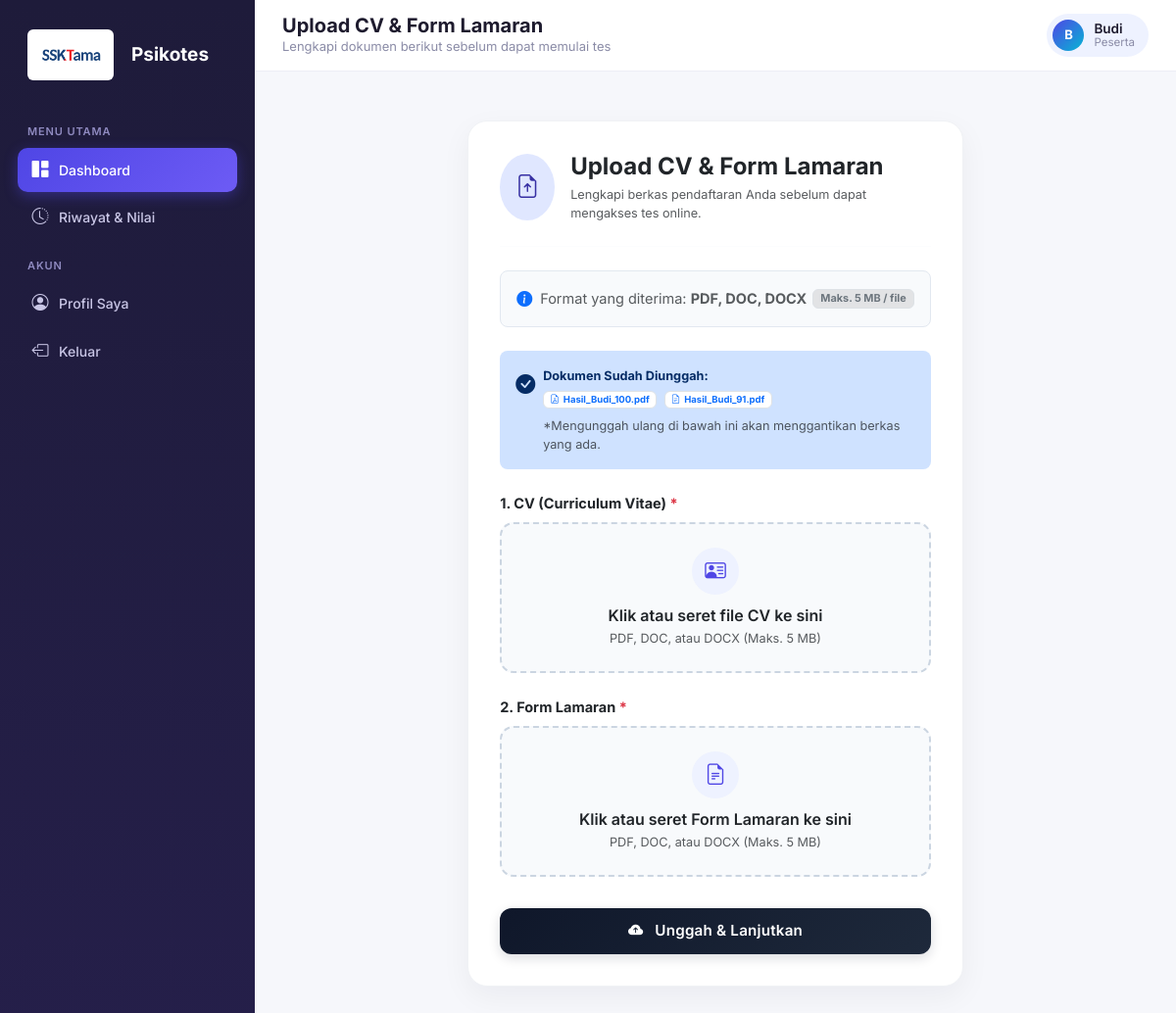
The page /peserta/upload_lamaran.php (signed in) on the database its author committed.
### tables this page shows
CREATE TABLE `users` (
  `id` int NOT NULL,
  `nama` varchar(150) NOT NULL,
  `jabatan_dilamar` varchar(150) DEFAULT NULL,
  `tanggal_lahir` date DEFAULT NULL,
  `batas_waktu_menit` int DEFAULT NULL,
  `aktif_mulai` datetime DEFAULT NULL,
  `aktif_sampai` datetime DEFAULT NULL,
  `email` varchar(150) NOT NULL,
  `password` varchar(255) NOT NULL,
  `reset_token` varchar(64) DEFAULT NULL,
  `reset_expires` datetime DEFAULT NULL,
  `role` enum('admin','peserta') NOT NULL DEFAULT 'peserta',
  `foto` varchar(255) DEFAULT NULL,
  `status` enum('aktif','nonaktif','gugur') NOT NULL DEFAULT 'aktif',
  `created_at` timestamp NULL DEFAULT CURRENT_TIMESTAMP
);

CREATE TABLE `lamaran` (
  `id` int NOT NULL,
  `user_id` int NOT NULL,
  `cv_filename` varchar(255) NOT NULL,
  `cv_path` varchar(255) NOT NULL,
  `lamaran_filename` varchar(255) NOT NULL,
  `lamaran_path` varchar(255) NOT NULL,
  `uploaded_at` datetime NOT NULL,
  `updated_at` datetime DEFAULT NULL
);

### includes/functions.php (called while the page is built, shortened)
<?php
require_once __DIR__ . '/../config/database.php';
function isLoggedIn(): bool {
    return isset($_SESSION['user_id']);
}
function currentUser(): ?array {
    static $user = null;
    if ($user === null) {
        $stmt = getDB()->prepare("SELECT * FROM users WHERE id = ?");
        $stmt->execute([$_SESSION['user_id']]);
        $user = $stmt->fetch();
    }
    return $user;
}
function requireRole(string $role): void {
    if ($role === 'peserta') {
        $user = currentUser();
    }
}
function e(?string $str): string {
    return htmlspecialchars($str ?? '', ENT_QUOTES, 'UTF-8');
}

### config/database.php (called while the page is built, shortened)
<?php
function getDB() {
    static $pdo = null;
    if ($pdo === null) {
        try {
            $pdo = new PDO(
                "mysql:host=" . DB_HOST . ";dbname=" . DB_NAME . ";charset=utf8mb4",
                DB_USER,
                DB_PASS,
                [
                    PDO::ATTR_ERRMODE            => PDO::ERRMODE_EXCEPTION,
                    PDO::ATTR_DEFAULT_FETCH_MODE => PDO::FETCH_ASSOC,
                    PDO::ATTR_EMULATE_PREPARES   => false,
                ]
            );
        } catch (PDOException $e) {
            die('Koneksi database gagal: ' . $e->getMessage());
        }
    }
    return $pdo;
}

### peserta/upload_lamaran.php (the view, shortened to what this page needs)
<?php
require_once __DIR__ . '/../includes/functions.php';
requireRole('peserta');
$db = getDB();
$userId =$_SESSION['user_id'];
$stmt =$db->prepare("SELECT * FROM lamaran WHERE user_id = ?");
$stmt->execute([$userId]);
$existing =$stmt->fetch();
$pageTitle  = 'Upload CV & Form Lamaran';
$pageDesc   = 'Lengkapi dokumen berikut sebelum dapat memulai tes';$activeMenu = 'dashboard';
include __DIR__ . '/../includes/layout_top.php';
?>
<div class="row justify-content-center my-4">
    <div class="col-lg-8 col-xl-7">
        <div class="upload-card">
            <div class="d-flex align-items-center mb-3">
                <div class="flex-shrink-0 me-3">
                    <span class="badge-soft-indigo d-inline-flex align-items-center justify-content-center fs-4 p-3 rounded-circle">
                        <i class="bi bi-file-earmark-arrow-up"></i>
                    </span>
                </div>
                <div>
                    <h4 class="fw-bold text-dark mb-1">Upload CV &amp; Form Lamaran</h4>
                    <p class="text-muted mb-0 small">Lengkapi berkas pendaftaran Anda sebelum dapat mengakses tes online.</p>
                </div>
            </div>
            <hr class="my-4" style="border-color: #f1f5f9;">
            <div class="d-flex align-items-center justify-content-between p-3 mb-4 rounded-3" style="background:#f8fafc; border: 1px solid #e2e8f0;">
                <div class="d-flex align-items-center text-muted fs-7">
                    <i class="bi bi-info-circle-fill text-primary me-2 fs-6"></i>
                    <span>Format yang diterima: <strong>PDF, DOC, DOCX</strong></span>
                </div>
                <span class="badge bg-secondary-subtle text-secondary border fs-8">Maks. 5 MB / file</span>
            </div>
            <?php if ($existing): ?>
                <div class="alert alert-primary bg-primary-subtle text-primary-emphasis border-0 rounded-3 mb-4 p-3">
                    <div class="d-flex align-items-start">
                        <i class="bi bi-check-circle-fill fs-5 me-2 mt-1"></i>
                        <div class="small">
                            <strong>Dokumen Sudah Diunggah:</strong>
                            <div class="mt-1">
                                <span class="badge bg-white text-primary border me-1"><i class="bi bi-file-earmark-pdf me-1"></i><?= e($existing['cv_filename']) ?></span>
                                <span class="badge bg-white text-primary border"><i class="bi bi-file-earmark-text me-1"></i><?= e($existing['lamaran_filename']) ?></span>
                            </div>
                            <span class="text-muted d-block mt-2 fs-8">*Mengunggah ulang di bawah ini akan menggantikan berkas yang ada.</span>
                        </div>
                    </div>
                </div>
            <?php endif; ?>
            <form method="post" enctype="multipart/form-data">
                <div class="mb-4">
                    <label class="form-label fw-bold text-dark fs-7 mb-2">
                        1. CV (Curriculum Vitae) <span class="text-danger">*</span>
                    </label>
                    <div class="dropzone-box" id="dropzone-cv">
                        <div class="dropzone-icon">
                            <i class="bi bi-person-vcard"></i>
                        </div>
                        <h6 class="fw-semibold text-dark mb-1 fs-7">Klik atau seret file CV ke sini</h6>
                        <p class="text-muted small mb-0 fs-8">PDF, DOC, atau DOCX (Maks. 5 MB)</p>
                    </div>
                </div>
                <div class="mb-4">
                    <label class="form-label fw-bold text-dark fs-7 mb-2">
                        2. Form Lamaran <span class="text-danger">*</span>
                    </label>
                    <div class="dropzone-box" id="dropzone-lamaran">
                        <div class="dropzone-icon">
                            <i class="bi bi-file-earmark-text"></i>
                        </div>
                        <h6 class="fw-semibold text-dark mb-1 fs-7">Klik atau seret Form Lamaran ke sini</h6>
                        <p class="text-muted small mb-0 fs-8">PDF, DOC, atau DOCX (Maks. 5 MB)</p>
                    </div>
                </div>
                <button type="submit" class="btn btn-submit-modern w-100 mt-2">
                    <i class="bi bi-cloud-arrow-up-fill me-2"></i> Unggah &amp; Lanjutkan
                </button>
            </form>
        </div>
    </div>
</div>
<?php include __DIR__ . '/../includes/layout_bottom.php'; ?>

### includes/layout_top.php (shortened to what this page needs)
<?php
$user = currentUser();
$role = $_SESSION['role'];
$rootPrefix = '../';
?>
<!DOCTYPE html>
<html lang="id">
<head>
<link rel="stylesheet" href="https://cdn.jsdelivr.net/npm/bootstrap@5.3.3/dist/css/bootstrap.min.css">
<link rel="stylesheet" href="https://cdn.jsdelivr.net/npm/bootstrap-icons@1.11.3/font/bootstrap-icons.css">
<link rel="stylesheet" href="<?= $rootPrefix ?>assets/css/style.css">
</head>
<body>
<div class="app-shell">
    <aside class="sidebar" id="sidebar">
        <div class="sidebar-brand">
    <img src="../assets/Logo SSKtama Fiks Revisi (1).png" alt="Logo Psikotes" style="height: 52px; width: auto; vertical-align: middle; margin-right: 8px; background: #ffffff; padding: 4px 8px; border-radius: 6px;">
    Psikotes<span style="color:#a6a0f7;"></span>
</div>
        <?php if ($role === 'admin'): ?>
            <div class="nav-section-title">Menu Utama</div>
            <a href="<?= $rootPrefix ?>admin/dashboard.php" class="nav-link <?= ($activeMenu ?? '') === 'dashboard' ? 'active' : '' ?>">
                <i class="bi bi-grid-1x2-fill"></i> Dashboard
            </a>
            <a href="<?= $rootPrefix ?>admin/peserta.php" class="nav-link <?= ($activeMenu ?? '') === 'peserta' ? 'active' : '' ?>">
                <i class="bi bi-people-fill"></i> Peserta &amp; Aktivitas
            </a>
            <a href="<?= $rootPrefix ?>admin/riwayat_akses.php" class="nav-link <?= ($activeMenu ?? '') === 'riwayat_akses' ? 'active' : '' ?>">
                <i class="bi bi-door-open-fill"></i> Riwayat Akses
            </a>
            <a href="<?= $rootPrefix ?>admin/kelola_admin.php" class="nav-link <?= ($activeMenu ?? '') === 'kelola_admin' ? 'active' : '' ?>">
                <i class="bi bi-shield-lock-fill"></i> Kelola Admin
            </a>
            <a href="<?= $rootPrefix ?>admin/tes.php" class="nav-link <?= ($activeMenu ?? '') === 'tes' ? 'active' : '' ?>">
                <i class="bi bi-journal-text"></i> Kelola Tes
            </a>
            <a href="<?= $rootPrefix ?>admin/hasil.php" class="nav-link <?= ($activeMenu ?? '') === 'hasil' ? 'active' : '' ?>">
                <i class="bi bi-bar-chart-fill"></i> Hasil &amp; Nilai
            </a>
            <a href="<?= $rootPrefix ?>admin/lamaran.php" class="nav-link <?= ($activeMenu ?? '') === 'lamaran' ? 'active' : '' ?>">
                <i class="bi bi-file-earmark-person-fill"></i> CV &amp; Lamaran
            </a>
            <div class="nav-section-title">Akun</div>
            <a href="<?= $rootPrefix ?>admin/profil.php" class="nav-link <?= ($activeMenu ?? '') === 'profil' ? 'active' : '' ?>">
                <i class="bi bi-person-circle"></i> Profil Saya
            </a>
            <a href="#" onclick="confirmLogout(event, '<?= $rootPrefix ?>logout.php')" class="nav-link">
                <i class="bi bi-box-arrow-left"></i> Keluar
            </a>
        <?php else: ?>
            <div class="nav-section-title">Menu Utama</div>
            <a href="<?= $rootPrefix ?>peserta/dashboard.php" class="nav-link <?= ($activeMenu ?? '') === 'dashboard' ? 'active' : '' ?>">
                <i class="bi bi-grid-1x2-fill"></i> Dashboard
            </a>
            <a href="<?= $rootPrefix ?>peserta/riwayat.php" class="nav-link <?= ($activeMenu ?? '') === 'riwayat' ? 'active' : '' ?>">
                <i class="bi bi-clock-history"></i> Riwayat &amp; Nilai
            </a>
            <div class="nav-section-title">Akun</div>
            <a href="<?= $rootPrefix ?>peserta/profil.php" class="nav-link <?= ($activeMenu ?? '') === 'profil' ? 'active' : '' ?>">
    <i class="bi bi-person-circle"></i> Profil Saya
</a>
            <a href="#" onclick="confirmLogout(event, '<?= $rootPrefix ?>logout.php')" class="nav-link">
    <i class="bi bi-box-arrow-left"></i> Keluar
</a>
        <?php endif; ?>
    </aside>
    <div class="main-content">
        <div class="topbar">
            <div class="d-flex align-items-center gap-2">
                <div>
                    <h5><?= e($pageTitle ?? '') ?></h5>
                    <?php if (!empty($pageDesc)): ?><div class="page-desc"><?= e($pageDesc) ?></div><?php endif; ?>
                </div>
            </div>
            <div class="user-chip">
                <div class="avatar"><?= e(strtoupper(substr($user['nama'], 0, 1))) ?></div>
                <div style="line-height:1.2;">
                    <div style="font-weight:600; font-size:13.5px;"><?= e($user['nama']) ?></div>
                    <div style="font-size:11.5px; color:var(--muted); text-transform:capitalize;"><?= e($role) ?></div>
                </div>
            </div>
        </div>
        <div class="content-wrap">

### assets/css/style.css (style rules this page uses)
:root { --brand: #4f46e5; --brand-dark: #4338ca; --brand-light: #eef2ff; --accent: #06b6d4; --success: #10b981; --warning: #f59e0b; --danger: #ef4444; --bg: #f6f7fb; --card: #ffffff; --text: #1e1b2e; --muted: #8b8ca7; --border: #edeef5; --radius: 16px; }
* { box-sizing: border-box; }
body { background: var(--bg); font-family: "Inter", -apple-system, BlinkMacSystemFont, "Segoe UI", sans-serif; color: var(--text); font-size: 14.5px; }
a { text-decoration: none; }
.app-shell { display: flex; min-height: 100vh; }
.sidebar { width: 260px; flex-shrink: 0; background: linear-gradient(180deg, #1e1b3a 0%, #251f4a 100%); color: #fff; padding: 24px 18px; position: fixed; top: 0; bottom: 0; left: 0; overflow-y: auto; }
.sidebar-brand { display: flex; align-items: center; gap: 10px; padding: 6px 10px 26px 10px; font-weight: 700; font-size: 19px; color: #fff; }
.nav-section-title { text-transform: uppercase; font-size: 11px; letter-spacing: 0.08em; color: #8f8ac0; margin: 18px 10px 8px; font-weight: 600; }
.sidebar .nav-link { color: #c9c6e6; padding: 10px 14px; border-radius: 10px; display: flex; align-items: center; gap: 10px; font-weight: 500; margin-bottom: 3px; font-size: 14px; transition: all 0.15s ease; }
.sidebar .nav-link.active { background: linear-gradient(135deg, var(--brand), #6d5bf5); color: #fff; box-shadow: 0 4px 14px rgba(79, 70, 229, 0.4); }
.sidebar .nav-link i { font-size: 17px; width: 18px; text-align: center; }
.main-content { margin-left: 260px; flex: 1; min-width: 0; }
.topbar { background: var(--card); padding: 14px 28px; display: flex; align-items: center; justify-content: space-between; border-bottom: 1px solid var(--border); position: sticky; top: 0; z-index: 20; }
.topbar h5 { margin: 0; font-weight: 700; }
.topbar .page-desc { color: var(--muted); font-size: 13px; }
.content-wrap { padding: 26px 28px 60px; }
.user-chip { display: flex; align-items: center; gap: 10px; background: var(--brand-light); padding: 6px 14px 6px 6px; border-radius: 30px; }
.user-chip .avatar { width: 32px; height: 32px; border-radius: 50%; background: linear-gradient(135deg, var(--brand), var(--accent)); color: #fff; display: flex; align-items: center; justify-content: center; font-weight: 700; font-size: 13px; }

### peserta/upload_lamaran.php (style rules this page uses)
.upload-card { background: #ffffff; border: 1px solid #f0f2f5; border-radius: 20px; box-shadow: 0 10px 30px rgba(15, 23, 42, 0.05); padding: 32px; }
.dropzone-box { border: 2px dashed #cbd5e1; border-radius: 14px; padding: 24px 16px; text-align: center; background-color: #f8fafc; transition: all 0.25s ease-in-out; cursor: pointer; position: relative; }
.dropzone-icon { width: 48px; height: 48px; background: #eef2ff; color: #4f46e5; border-radius: 50%; display: inline-flex; align-items: center; justify-content: center; font-size: 1.35rem; margin-bottom: 12px; transition: transform 0.2s; }
.badge-soft-indigo { background-color: #e0e7ff; color: #3730a3; font-weight: 600; padding: 6px 12px; border-radius: 30px; }
.btn-submit-modern { background: linear-gradient(135deg, #0f172a 0%, #1e293b 100%); color: #ffffff; border: none; border-radius: 12px; padding: 12px 24px; font-weight: 600; font-size: 0.95rem; letter-spacing: 0.2px; box-shadow: 0 4px 12px rgba(15, 23, 42, 0.15); transition: all 0.2s ease; }

### rows shown on the page
users: nama "B", nama "Budi"
lamaran: cv_filename "Hasil_Budi_100.pdf", lamaran_filename "Hasil_Budi_91.pdf"

### other values the page prints
$pageTitle "Upload CV & Form Lamaran"
$pageDesc "Lengkapi dokumen berikut sebelum dapat memulai tes"
$role "Peserta"
